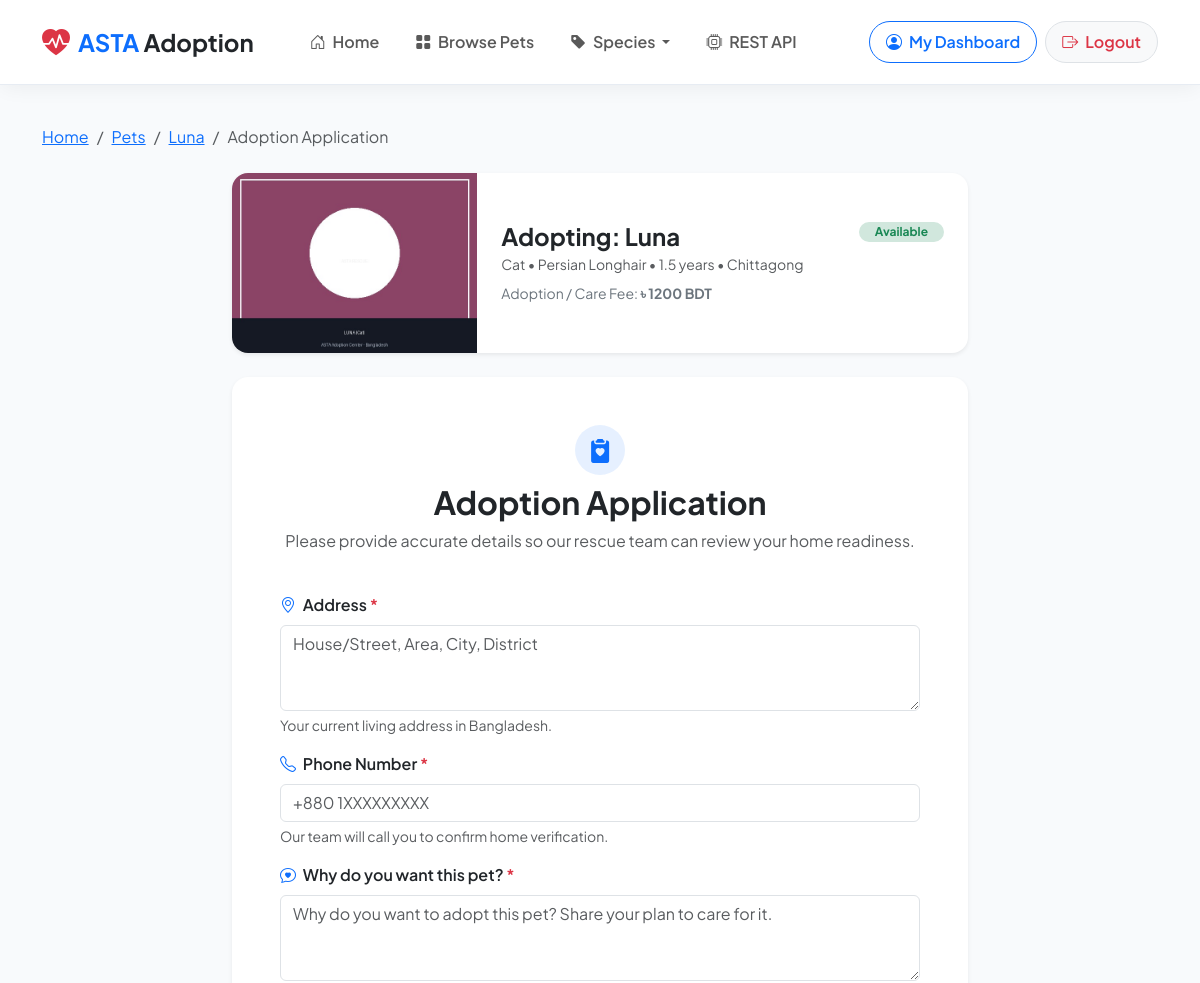
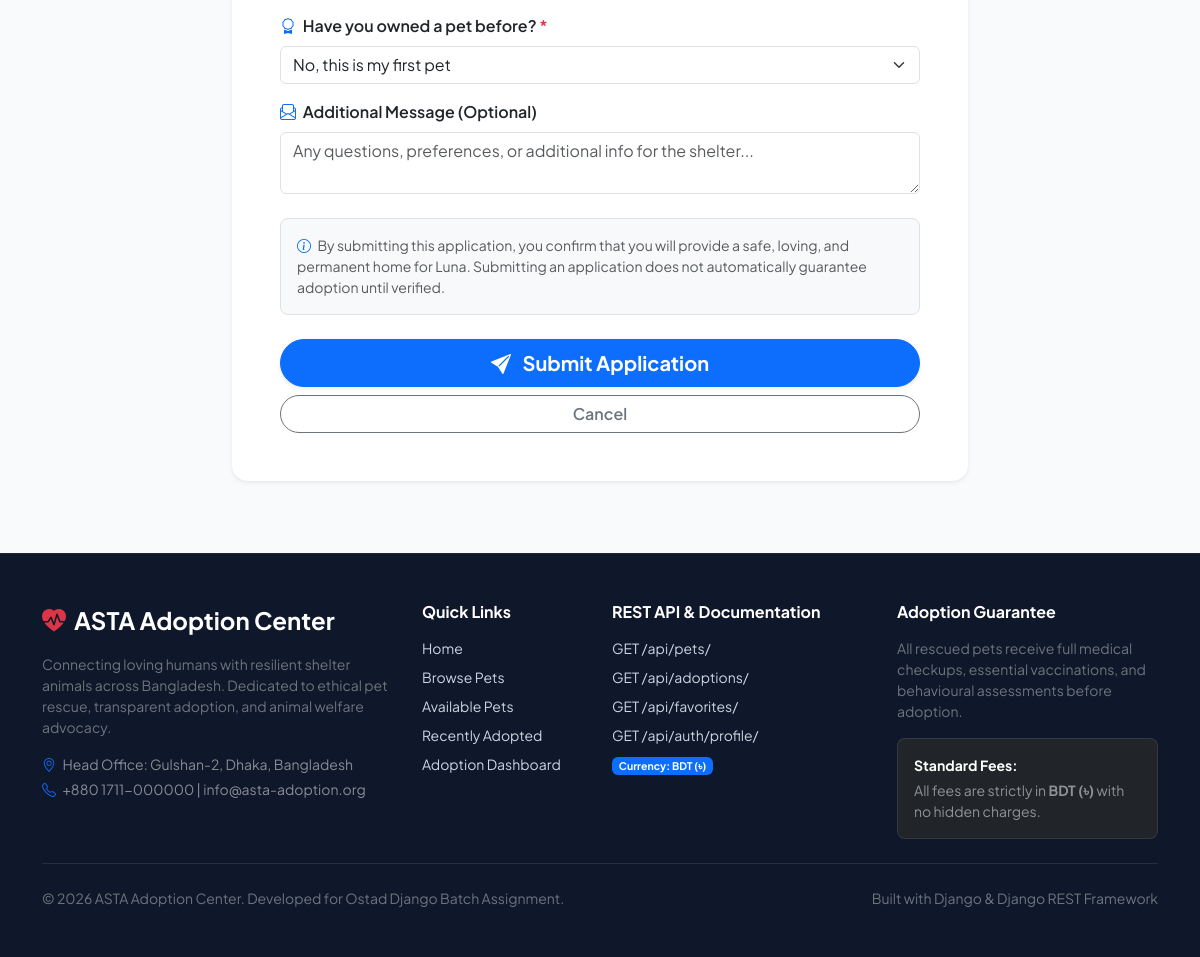
/pets/2/adopt/ (signed in), run on the app's committed database (2 pictures, top to bottom).
### pets/models.py (models this page shows, shortened)
class Pet(models.Model):
    ANIMAL_TYPE_CHOICES = [
        ('Dog', 'Dog'),
        ('Cat', 'Cat'),
        ('Bird', 'Bird'),
        ('Rabbit', 'Rabbit'),
        ('Other', 'Other'),
    ]
    GENDER_CHOICES = [
        ('Male', 'Male'),
        ('Female', 'Female'),
    ]
    STATUS_CHOICES = [
        ('Available', 'Available'),
        ('Adopted', 'Adopted'),
    ]
    name = models.CharField(max_length=100)
    animal_type = models.CharField(max_length=50, choices=ANIMAL_TYPE_CHOICES, default='Dog')
    breed = models.CharField(max_length=100)
    age = models.CharField(max_length=50, help_text="e.g. 2 years, 6 months")
    gender = models.CharField(max_length=10, choices=GENDER_CHOICES, default='Male')
    location = models.CharField(max_length=100, default='Dhaka')
    description = models.TextField()
    image = models.ImageField(upload_to='pets/', blank=True, null=True)
    status = models.CharField(max_length=20, choices=STATUS_CHOICES, default='Available')
    adoption_fee = models.DecimalField(
        max_digits=10,
        decimal_places=2,
        default=0.00,
        help_text="Adoption / Medical care fee in BDT"
    )
    created_at = models.DateTimeField(auto_now_add=True)
    updated_at = models.DateTimeField(auto_now=True)
    class Meta:
        ordering = ['-created_at']

### pets/views.py (the view)
# urls.py: path('pets/<int:pk>/adopt/', views.adoption_apply_view, name='adoption_apply'),
@login_required
def adoption_apply_view(request, pk):
    pet = get_object_or_404(Pet, pk=pk)
    if pet.status == 'Adopted':
        messages.error(request, f"❌ '{pet.name}' has already been adopted. Applications are closed.")
        return redirect('pet_detail', pk=pet.pk)
    existing_pending = AdoptionRequest.objects.filter(
        user=request.user,
        pet=pet,
        status='Pending'
    ).first()
    if existing_pending:
        messages.warning(
            request,
            f"You already submitted an application for '{pet.name}' on {existing_pending.created_at.strftime('%d %b, %Y')}. It is currently under review."
        )
        return redirect('dashboard')
    if request.method == 'POST':
        form = AdoptionApplicationForm(request.POST, user=request.user, pet=pet)
        if form.is_valid():
            adoption_request = form.save(commit=False)
            adoption_request.user = request.user
            adoption_request.pet = pet
            adoption_request.status = 'Pending'
            adoption_request.save()
            messages.success(
                request,
                f"🎉 Congratulations! Your adoption application for {pet.name} has been submitted successfully. Our team will contact you shortly."
            )
            return redirect('dashboard')
    else:
        form = AdoptionApplicationForm(user=request.user, pet=pet)
    context = {
        'form': form,
        'pet': pet,
    }
    return render(request, 'pets/adoption_form.html', context)

### pets/context_processors.py (called while the page is built)
def site_settings(request):
    favorite_pet_ids = []
    if request.user.is_authenticated:
        favorite_pet_ids = list(
            Favorite.objects.filter(user=request.user).values_list('pet_id', flat=True)
        )
    return {
        'SITE_NAME': 'ASTA Adoption Center',
        'SITE_TAGLINE': 'Find Your Loyal Companion & Rescue a Loving Friend',
        'CURRENCY': 'BDT',
        'CURRENCY_SYMBOL': '৳',
        'PET_CATEGORIES': [
            {'name': 'Dog', 'icon': 'bi-suit-heart-fill'},
            {'name': 'Cat', 'icon': 'bi-emoji-smile'},
            {'name': 'Bird', 'icon': 'bi-feather'},
            {'name': 'Rabbit', 'icon': 'bi-flower1'},
            {'name': 'Other', 'icon': 'bi-stars'},
        ],
        'user_favorite_pet_ids': favorite_pet_ids,
    }

### templates/pets/adoption_form.html (shortened to what this page needs)
{% extends 'base.html' %}
{% block content %}
<div class="container py-4">
  <nav aria-label="breadcrumb" class="mb-4">
    <ol class="breadcrumb">
      <li class="breadcrumb-item"><a href="{% url 'home' %}">Home</a></li>
      <li class="breadcrumb-item"><a href="{% url 'pet_list' %}">Pets</a></li>
      <li class="breadcrumb-item"><a href="{% url 'pet_detail' pet.pk %}">{{ pet.name }}</a></li>
      <li class="breadcrumb-item active" aria-current="page">Adoption Application</li>
    </ol>
  </nav>
  <div class="row justify-content-center">
    <div class="col-lg-8">
      <div class="card border-0 shadow-sm rounded-4 mb-4 overflow-hidden bg-white">
        <div class="row g-0 align-items-center">
          <div class="col-md-4">
            {% if pet.image %}
              <img src="{{ pet.image.url }}" alt="{{ pet.name }}" class="img-fluid h-100 w-100" style="object-fit: cover; max-height: 180px;">
            {% else %}
              <div class="bg-light d-flex align-items-center justify-content-center h-100 py-4 text-muted">
                <i class="bi bi-image fs-1"></i>
              </div>
            {% endif %}
          </div>
          <div class="col-md-8">
            <div class="card-body p-4">
              <div class="d-flex justify-content-between align-items-start">
                <h4 class="card-title fw-bold mb-1">Adopting: {{ pet.name }}</h4>
                <span class="badge bg-success-subtle text-success fw-bold px-3 py-1 rounded-pill">
                  {{ pet.status }}
                </span>
              </div>
              <p class="text-muted small mb-2">{{ pet.animal_type }} • {{ pet.breed }} • {{ pet.age }} • {{ pet.location }}</p>
              <div class="text-secondary small">
                Adoption / Care Fee: <strong>৳ {{ pet.adoption_fee|floatformat:0 }} {{ CURRENCY }}</strong>
              </div>
            </div>
          </div>
        </div>
      </div>
      <div class="card border-0 shadow-sm rounded-4 p-4 p-md-5 bg-white">
        <div class="text-center mb-4">
          <div class="d-inline-flex align-items-center justify-content-center bg-primary bg-opacity-10 text-primary rounded-circle mb-2" style="width: 50px; height: 50px;">
            <i class="bi bi-clipboard2-heart-fill fs-4 text-primary"></i>
          </div>
          <h2 class="fw-bold">Adoption Application</h2>
          <p class="text-muted">Please provide accurate details so our rescue team can review your home readiness.</p>
        </div>
        <form method="post" novalidate>
          <div class="mb-3">
            <label class="form-label fw-semibold text-dark">
              <i class="bi bi-geo-alt me-1 text-primary"></i> Address <span class="text-danger">*</span>
            </label>
            {{ form.address }}
            <div class="form-text small">Your current living address in Bangladesh.</div>
          </div>
          <div class="mb-3">
            <label class="form-label fw-semibold text-dark">
              <i class="bi bi-telephone me-1 text-primary"></i> Phone Number <span class="text-danger">*</span>
            </label>
            {{ form.phone }}
            <div class="form-text small">Our team will call you to confirm home verification.</div>
          </div>
          <div class="mb-3">
            <label class="form-label fw-semibold text-dark">
              <i class="bi bi-chat-heart me-1 text-primary"></i> Why do you want this pet? <span class="text-danger">*</span>
            </label>
            {{ form.reason }}
          </div>
          <div class="mb-3">
            <label class="form-label fw-semibold text-dark">
              <i class="bi bi-award me-1 text-primary"></i> Have you owned a pet before? <span class="text-danger">*</span>
            </label>
            {{ form.previous_pet_experience }}
          </div>
          <div class="mb-4">
            <label class="form-label fw-semibold text-dark">
              <i class="bi bi-envelope-paper me-1 text-primary"></i> Additional Message (Optional)
            </label>
            {{ form.message }}
          </div>
          <div class="p-3 bg-light rounded-3 small text-muted mb-4 border">
            <i class="bi bi-info-circle text-primary me-1"></i> By submitting this application, you confirm that you will provide a safe, loving, and permanent home for {{ pet.name }}. Submitting an application does not automatically guarantee adoption until verified.
          </div>
          <div class="d-grid gap-2">
            <button type="submit" class="btn btn-primary btn-lg rounded-pill fw-bold shadow-sm">
              <i class="bi bi-send-fill me-2"></i> Submit Application
            </button>
            <a href="{% url 'pet_detail' pet.pk %}" class="btn btn-outline-secondary rounded-pill fw-semibold">
              Cancel
            </a>
          </div>
        </form>
      </div>
    </div>
  </div>
</div>
{% endblock %}

### static/css/style.css (style rules this page uses)
:root { --primary-color: #2563eb; --primary-dark: #1d4ed8; --primary-light: #eff6ff; --secondary-color: #f59e0b; --accent-color: #ec4899; --emerald-color: #10b981; --emerald-light: #ecfdf5; --dark-text: #1e293b; --muted-text: #64748b; --bg-gradient: linear-gradient(135deg, #f8fafc 0%, #f1f5f9 100%); --card-shadow: 0 10px 25px -5px rgba(0, 0, 0, 0.05), 0 8px 10px -6px rgba(0, 0, 0, 0.05); --hover-shadow: 0 20px 25px -5px rgba(0, 0, 0, 0.1), 0 10px 10px -5px rgba(0, 0, 0, 0.04); }
body { font-family: 'Plus Jakarta Sans', 'Inter', -apple-system, BlinkMacSystemFont, sans-serif; color: var(--dark-text); background-color: #f8fafc; min-height: 100vh; display: flex; flex-direction: column; }

### data on the page
Pet: name "Luna", image (picture), status "Available", animal_type "Cat", breed "Persian Longhair", age "1.5 years", location "Chittagong", adoption_fee "1200"

### other printed values
{{ CURRENCY }} "BDT"
